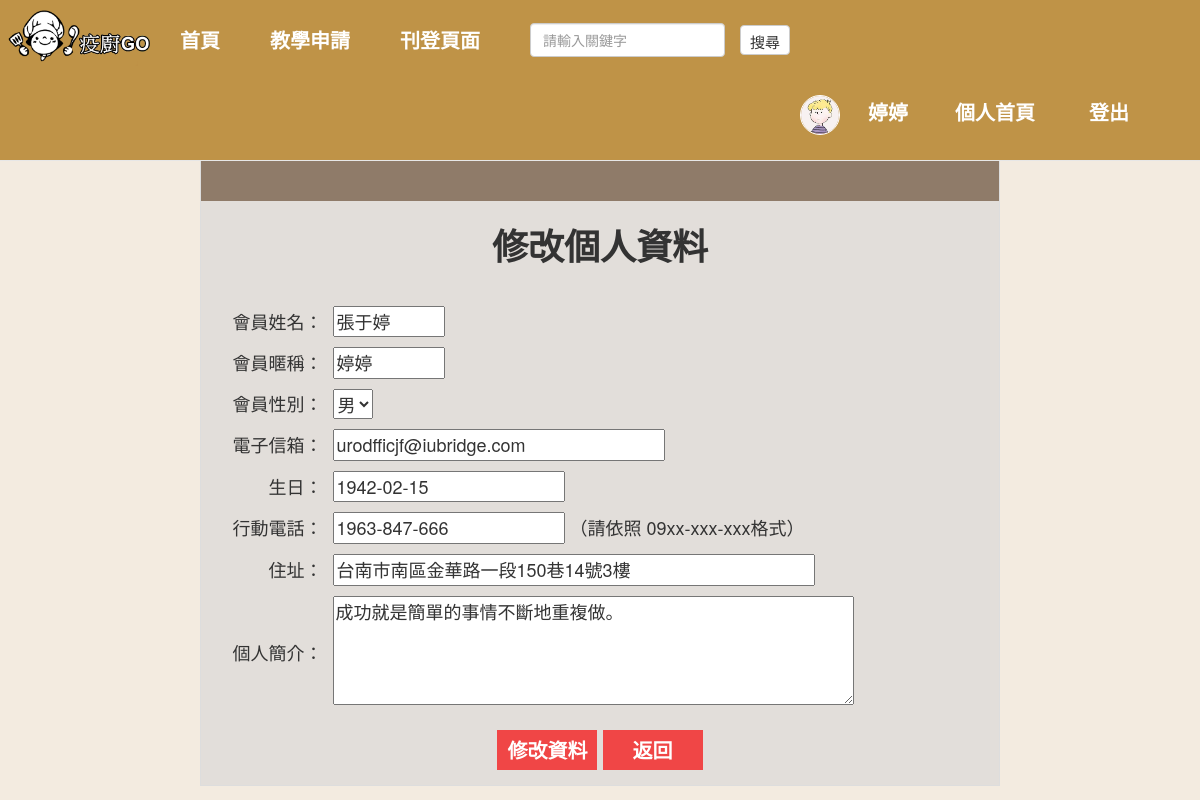
Page /modify.php (signed in) on the committed database.
### tables this page shows
CREATE TABLE `member` (
  `mNo` int(5) NOT NULL,
  `mName` varchar(20) NOT NULL,
  `mId` varchar(10) NOT NULL,
  `mSex` varchar(1) NOT NULL,
  `mPhone` varchar(15) NOT NULL,
  `mBirthday` date NOT NULL,
  `mAddress` varchar(50) NOT NULL,
  `mEmail` varchar(50) NOT NULL,
  `mJob` varchar(10) NOT NULL,
  `mAccount` varchar(20) NOT NULL,
  `mPassword` varchar(20) NOT NULL,
  `mNickname` varchar(20) NOT NULL,
  `mProfile` text NOT NULL,
  `mJoinDate` date DEFAULT NULL,
  `mPhoto_name` varchar(64) NOT NULL,
  `mPhoto_filename` varchar(64) NOT NULL
);

### dbtools.inc.php (called while the page is built, shortened)
<?php
  function execute_sql($link, $database, $sql)
  {
    mysqli_select_db($link, $database)
      or die("開啟資料庫失敗: " . mysqli_error($link));
    $result = mysqli_query($link, $sql);
    return $result;
  }
?>

### modify.php (the view, shortened to what this page needs)
<?php
	require_once("dbtools.inc.php");
	$link = create_connection();
	$mNo = $_COOKIE["id"];
	$sql1 = "SELECT mNickname,mPhoto_filename FROM member WHERE mNO =".$mNo;
	$result1 = execute_sql($link, "db_c108193104", $sql1);
	$row = mysqli_fetch_object($result1);
	$nickname = $row->mNickname;
    $file_name = $row->mPhoto_filename;
  $passed = $_COOKIE["passed"];
  if ($passed != "TRUE")
  {
    header("location:index.php");
    exit();
  }
  else
  {
    $id = $_COOKIE["id"];
    $sql = "SELECT * FROM member WHERE mNo = $id";
    $result = execute_sql($link, "db_c108193104", $sql);
    $row = mysqli_fetch_assoc($result);
?>
<!DOCTYPE html>
<html>
  <head>
	<link rel="stylesheet" href="bootstrap.css" type="text/css" />
  </head>
  <body style="background-color:#F3EBE0">
	<nav class="navbar navbar-default navbar-fixed-top" role="navigation">
		<div class="collapse navbar-collapse navbar-ex1-collapse" style="background-color:#BF9347;padding:5px">
			<ul class="nav navbar-nav">
				<li><img src="image/brand.png" alt="brand" style="width:150px"></li>
				<li style="padding:10px"><a href="home.php" style="color:#FFF;font-weight:bold;font-size:20px">首頁</a></li>
				<li style="padding:10px"><a href="news.php" style="color:#FFF;font-weight:bold;font-size:20px">教學申請</a></li>
				<li style="padding:10px"><a href="add_news.php" style="color:#FFF;font-weight:bold;font-size:20px">刊登頁面</a></li>
			</ul>
			<form class="navbar-form navbar-left" role="search">
				<div class="form-group" style="padding:10px">
					<input id="keyword" type="text" class="form-control" placeholder="請輸入關鍵字">
				</div>
				<button type="submit" class="btn btn-default" style="padding:5px;width:50px;height:30px;font-size:15px">搜尋</button>
			</form>
			<ul class="nav navbar-nav navbar-right">
				<li style="padding:5px"><a href="#" style="color:#FFF;font-weight:bold;font-size:20px"><?php echo  "<img src='Thumbnail/headshot/".$file_name."' class='headshot' alt='headshot' >"; ?> &nbsp &nbsp <?php echo $nickname; ?></a></li>
				<li style="padding:12px"><a href="member_data.php" style="color:#FFF;font-weight:bold;font-size:20px">個人首頁</a></li>
				<li style="padding:12px"><a href="logout.php" style="color:#FFF;font-weight:bold;font-size:20px">登出</a></li>
				<li style="padding:12px"><a href="#" style="color:#FFF;font-weight:bold;font-size:20px"></a></li>
			</ul>
		</div>
	</nav>
	<p style="padding-top:150px"></p>
    <form name="myForm" method="post" action="member_update.php">
      <table align="center" width="800px">
	  <tr align='center'><td bgcolor='#8F7B69' colspan='2' style='padding:20px'></td></tr>
	  <tr>
		<td align="center" colspan="2"><h1 style="font-weight:bold">修改個人資料</h1></td>
	  </tr>
		<tr>
			<td style="height:20px"></td>
		</tr>
        <tr>
          <td align="right">會員姓名：</td>
          <td><input type="text" name="name" size="8" value="<?php echo $row["mName"] ?>"></td>
        </tr>
		<tr>
          <td align="right">會員暱稱：</td>
          <td><input type="text" name="nickname" size="8" value="<?php echo $row["mNickname"] ?>"></td>
        </tr>
        <tr>
          <td align="right">會員性別：</td>
          <td>
		  <select name="sex">
			<option value="男">男</option>
		  </select>
          </td>
        </tr>
		<tr >
          <td align="right">電子信箱：</td>
          <td><input type="text" name="email" size="30" value="<?php echo $row["mEmail"] ?>"></td>
        </tr>
        <tr >
          <td align="right">生日：</td>
          <td>
            <input type="text" name="birthday"  value="<?php echo $row["mBirthday"] ?>">
          </td>
        </tr>
        <tr >
          <td align="right">行動電話：</td>
          <td>
            <input type="text" name="telephone" size="20" value="<?php echo $row["mPhone"] ?>">
            （請依照 09xx-xxx-xxx格式）
          </td>
        <tr >
          <td align="right">住址：</td>
          <td><input type="text" name="address" size="45" value="<?php echo $row["mAddress"] ?>"></td>
        </tr>
		<tr >
          <td align="right">個人簡介：</td>
          <td><textarea name="profile" cols="50" rows="4"><?php echo $row["mProfile"]?></textarea></td>
        </tr>
        <tr align="center">
          <td colspan="2" align="center" style="padding:15px">
            <input id="btn1" type="submit" value="修改資料" onClick="check_data()">
            <input id="btn2" type="button" value="返回" onclick="location.href='member_data.php'">
          </td>
        </tr>
      </table>
    </form>
  </body>
</html>
<?php
  }
?>

### modify.php (style rules this page uses)
body { height: 300px; }
nav { font-size:18px }
body { font-size:18px }
table { background-color:#E2DEDA; border:1px #DDD solid; padding:10px; }
td { padding:5px; }
#btn1 { width:100px;height:40px; font-size:20px; background-color:#F04646; border:none; color:#FFF; font-weight:bold; }
#btn2 { width:100px;height:40px; font-size:20px; background-color:#F04646; border:none; color:#FFF; font-weight:bold; }
.headshot { width: 40px; border-radius: 50%; border: 1px solid; }

### rows in the picture
member: mPhoto_filename (picture), mNickname "婷婷", name "張于婷", nickname "婷婷", email "urodfficjf@iubridge.com", birthday "1942-02-15", telephone "1963-847-666", address "台南市南區金華路一段150巷14號3樓", profile "成功就是簡單的事情不斷地重複做。"
